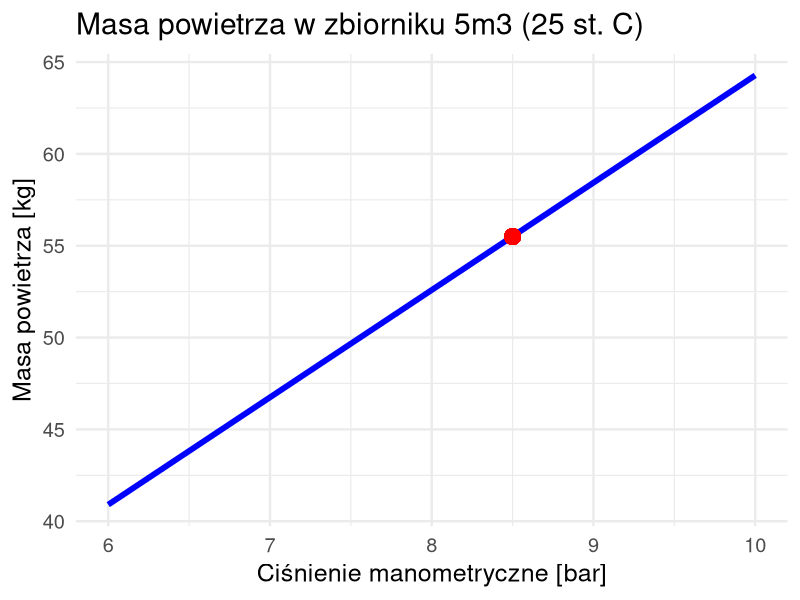

The R script that drew this image:
#
#
#
#
#
#
#
#
#
#
#
#
#
#
#
#
#
#
#
#
#
#
#
#
#
#
#
#
#
#
#
#
#
#
#
#
#
#
#
#
#
#
#
#
#
#
#
#
#
#
#
#
#
#
#
#
#
#
#
#
#
#
#
#
#
#
#
#
#
#
#
#
#
#
#
#
#
#
#
#
#
#
#
#
#
#
#
#
#
#
#
#
#
#
#
#
#
#
#
#
#
#
#
#
#
#
#
#
#
#
#| echo: true
#| fig-height: 5
library(ggplot2)

V <- 5       # m3
T_C <- 25    # st. C
T_K <- T_C + 273.15
R <- 287     # J/kgK

# Zakres ciśnień manometrycznych [bar]
p_man_bar <- seq(6, 10, by=0.1)
p_abs_Pa <- (p_man_bar * 100000) + 100000

# Masa gazu [kg]
m_gas <- (p_abs_Pa * V) / (R * T_K)

df <- data.frame(p_man = p_man_bar, m = m_gas)

ggplot(df, aes(x=p_man, y=m)) +
  geom_line(color="blue", size=2) +
  geom_point(aes(x=8.5, y=55.5), color="red", size=5) +
  ggtitle("Masa powietrza w zbiorniku 5m3 (25 st. C)") +
  xlab("Ciśnienie manometryczne [bar]") +
  ylab("Masa powietrza [kg]") +
  theme_minimal(base_size=18)
#
#
#
#
#
#
#
#
#
#
#
#
#
#
#
#
#
#
#
#
#
#
#
#
#
#
#
#
#
#
#
#
#
#
#
#
#
#
#
#
#
#
#
#
#
#
#
#
#
#
#
#
#
#
#
#
#
#
#
#
#
#
#
#
